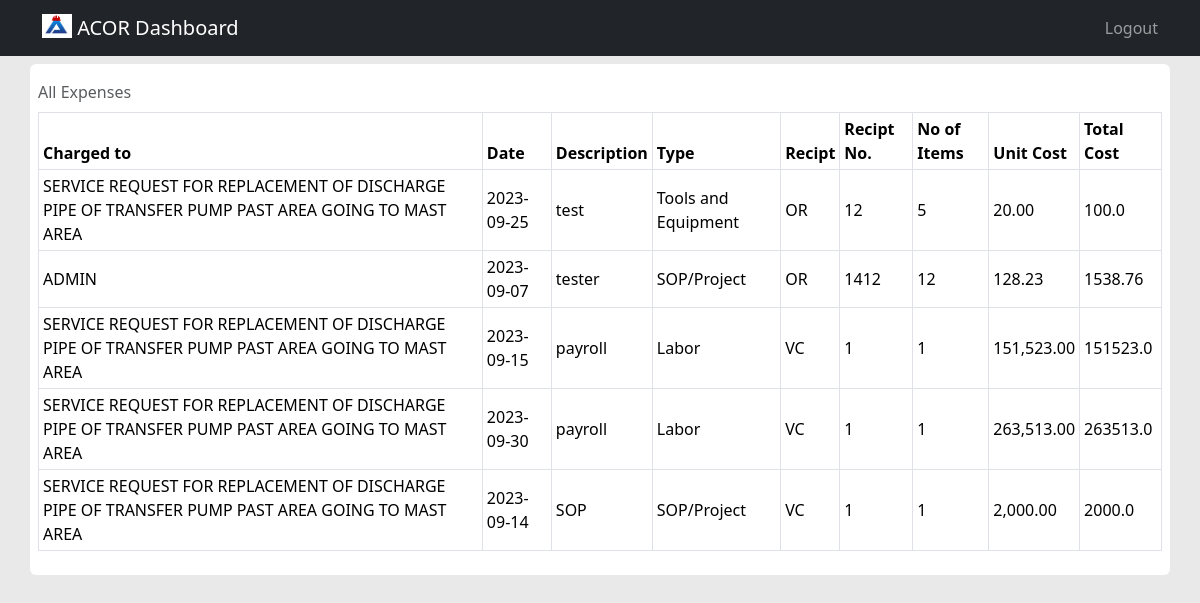
Page /expense (signed in) on the earlier database version.
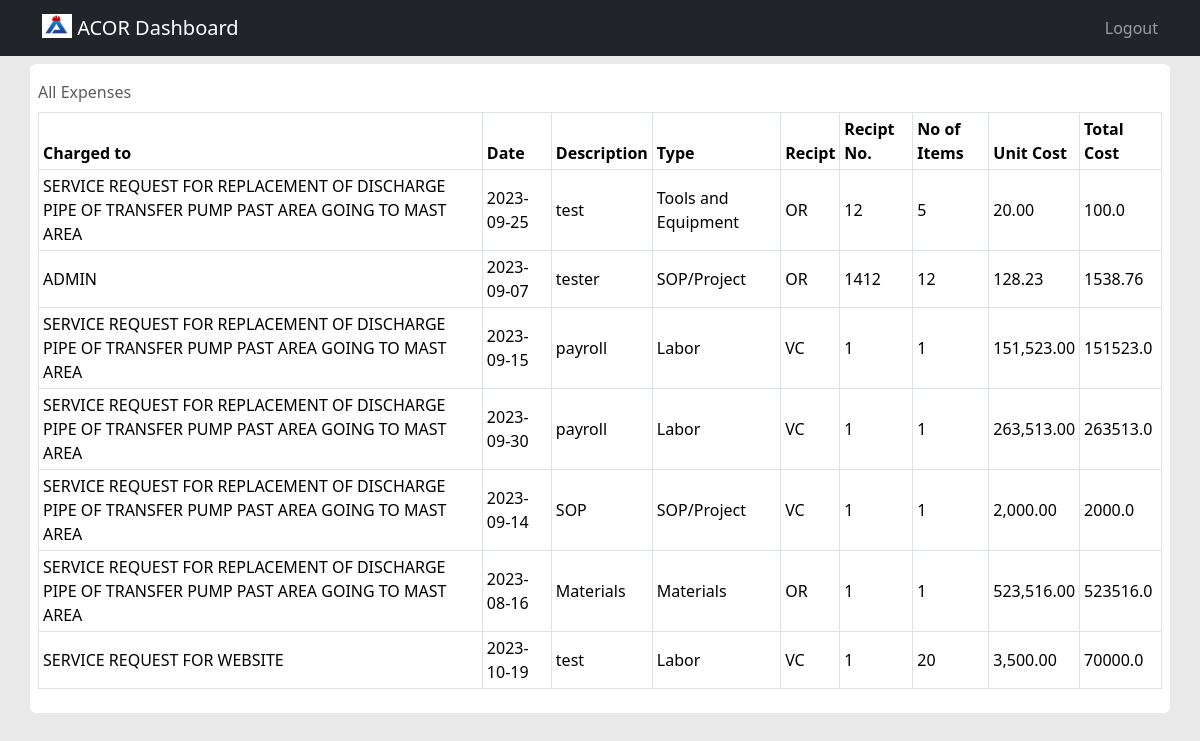
Same page on the later database version.
### tables this page shows
CREATE TABLE expenses (
	id INTEGER NOT NULL, 
	project_id INTEGER NOT NULL, 
	date DATETIME NOT NULL, 
	description VARCHAR(200) NOT NULL, 
	type_id INTEGER NOT NULL, 
	recipt VARCHAR(5) NOT NULL, 
	recipt_no VARCHAR(20) NOT NULL, 
	no_items INTEGER NOT NULL, 
	unit_cost FLOAT NOT NULL, 
	total_cost FLOAT NOT NULL, 
	time_entered DATETIME NOT NULL, 
	PRIMARY KEY (id), 
	FOREIGN KEY(project_id) REFERENCES projects (id), 
	FOREIGN KEY(type_id) REFERENCES type (id)
);

CREATE TABLE projects (
	id INTEGER NOT NULL, 
	po INTEGER NOT NULL, 
	title TEXT NOT NULL, 
	amount FLOAT NOT NULL, 
	duration INTEGER NOT NULL, 
	status VARCHAR(20) NOT NULL, 
	start_date DATETIME, 
	end_date DATETIME, 
	PRIMARY KEY (id), 
	UNIQUE (po)
);

CREATE TABLE type (
	id INTEGER NOT NULL, 
	type VARCHAR(20) NOT NULL, 
	PRIMARY KEY (id)
);

### app.py (the view)
@app.route("/expense")
@login_required
def expense():
    with engine.connect() as conn:
        statement = text("SELECT title,date,description,type,recipt,recipt_no,no_items,unit_cost,total_cost FROM expenses JOIN projects ON expenses.project_id = projects.id JOIN type ON expenses.type_id = type.id")
        expenses = conn.execute(statement)
    return render_template("expense.html",expenses=expenses)

### helper.py (called while the page is built)
def login_required(f):
    @wraps(f)
    def decorated_function(*args, **kwargs):
        if session.get("username") is None:
            return redirect("/login")
        return f(*args, **kwargs)
    return decorated_function

### templates/expense.html (shortened to what this page needs)
{% extends "dashboard.html" %}
{% block main %}
    <table class="table table-hover table-bordered table-sm align-middle align-top caption-top">
        <caption>All Expenses</caption>
        <thead>
            <tr>
                <th scope="col">Charged to</th>
                <th scope="col">Date</th>
                <th scope="col">Description</th>
                <th scope="col">Type</th>
                <th scope="col">Recipt</th>
                <th scope="col">Recipt No.</th>
                <th scope="col">No of Items</th>
                <th scope="col">Unit Cost</th>
                <th scope="col">Total Cost</th>
            </tr>
        </thead>
        <tbody>
            {% if expenses %}
                {% for i in expenses %}
                    <tr>
                        <td>{{ i.title }}</td>
                        <td>{{ i.date.split()[0] }}</td>
                        <td>{{ i.description }}</td>
                        <td>{{ i.type }}</td>
                        <td>{{ i.recipt }}</td>
                        <td>{{ i.recipt_no }}</td>
                        <td>{{ i.no_items }}</td>
                        <td>{{ '{:,.2f}'.format(i.unit_cost) }}</td>
                        <td>{{ i.total_cost }}</td>
                    </tr>
                {% endfor %}
            {% endif %}
        </tbody>
    </table>
{% endblock %}

### templates/dashboard.html (shortened to what this page needs)
<!DOCTYPE html>
<html lang="en">
  <head>
    <link href="https://cdn.jsdelivr.net/npm/bootstrap@5.3.2/dist/css/bootstrap.min.css" rel="stylesheet">
    <link rel="stylesheet" href="https://cdn.jsdelivr.net/npm/bootstrap-icons@1.11.1/font/bootstrap-icons.css">
    <link rel="stylesheet" href="/static/style.css">
  </head>
  <body>
    <header>
        <nav class="navbar bg-dark sticky-top" data-bs-theme="dark">
            <div class="container">
                <a class="navbar-brand" href="#sidebar" data-bs-toggle="offcanvas" role="button" aria-controls="sidebar">
                    <img src="/static/acor.png" alt="Logo" width="30" height="24" class="d-inline-block align-text-top">
                    ACOR Dashboard
                </a>
                <ul class="navbar-nav justify-content-end">
                    <li class="nav-item">
                        <a href="/logout" class="nav-link">Logout</a>
                    </li>
                </ul>
            </div>
        </nav>
    </header>
    <main>
        <div class="container mt-2 bg-white p-2 rounded">
            {% block main %}{% endblock %}
        </div>
    </main>
  </body>
</html>

### static/style.css (style rules this page uses)
body { background-color: #e9e9e9; }

Differences in the rows shown:
added expenses: title "SERVICE REQUEST FOR REPLACEMENT OF DISCHARGE PIPE OF TRANSFER PUMP PAST AREA GOING TO MAST AREA", date "2023-08-16", description "Materials", type "Materials", recipt "OR", recipt_no "1", no_items "1", unit_cost "523,516.00", total_cost "523516.0"
added expenses: title "SERVICE REQUEST FOR WEBSITE", date "2023-10-19", description "test", type "Labor", recipt "VC", recipt_no "1", no_items "20", unit_cost "3,500.00", total_cost "70000.0"
